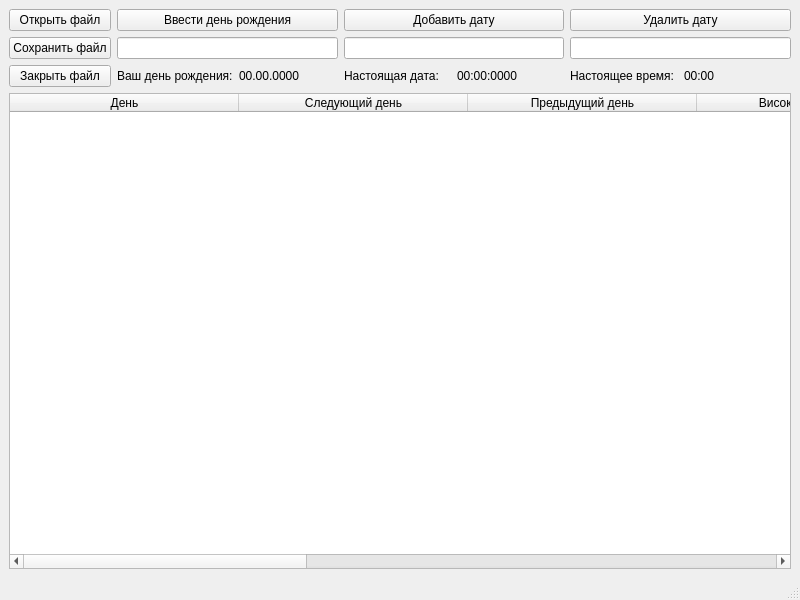
<?xml version="1.0" encoding="UTF-8"?>
<ui version="4.0">
 <class>MainWindow</class>
 <widget class="QMainWindow" name="MainWindow">
  <property name="geometry">
   <rect>
    <x>0</x>
    <y>0</y>
    <width>800</width>
    <height>600</height>
   </rect>
  </property>
  <property name="windowTitle">
   <string>MainWindow</string>
  </property>
  <widget class="QWidget" name="centralwidget">
   <layout class="QGridLayout" name="gridLayout">
    <item row="0" column="0">
     <layout class="QHBoxLayout" name="horizontalLayout">
      <item>
       <layout class="QVBoxLayout" name="verticalLayout_2">
        <item>
         <widget class="QPushButton" name="pushButton_2">
          <property name="text">
           <string>Открыть файл</string>
          </property>
         </widget>
        </item>
        <item>
         <widget class="QPushButton" name="pushButton_3">
          <property name="text">
           <string>Сохранить файл</string>
          </property>
         </widget>
        </item>
        <item>
         <widget class="QPushButton" name="pushButton_4">
          <property name="text">
           <string>Закрыть файл</string>
          </property>
         </widget>
        </item>
       </layout>
      </item>
      <item>
       <layout class="QVBoxLayout" name="verticalLayout">
        <item>
         <widget class="QPushButton" name="addBirthdayDay">
          <property name="text">
           <string>Ввести день рождения</string>
          </property>
         </widget>
        </item>
        <item>
         <widget class="QLineEdit" name="lineEdit"/>
        </item>
        <item>
         <layout class="QHBoxLayout" name="horizontalLayout_2">
          <item>
           <widget class="QLabel" name="label_2">
            <property name="text">
             <string>Ваш день рождения:</string>
            </property>
           </widget>
          </item>
          <item>
           <widget class="QLabel" name="label">
            <property name="text">
             <string>00.00.0000</string>
            </property>
           </widget>
          </item>
         </layout>
        </item>
       </layout>
      </item>
      <item>
       <layout class="QVBoxLayout" name="verticalLayout_3">
        <item>
         <widget class="QPushButton" name="ButtonAddDate">
          <property name="text">
           <string>Добавить дату</string>
          </property>
         </widget>
        </item>
        <item>
         <widget class="QLineEdit" name="lineEdit_2"/>
        </item>
        <item>
         <layout class="QHBoxLayout" name="horizontalLayout_3">
          <item>
           <widget class="QLabel" name="label_3">
            <property name="text">
             <string>Настоящая дата:</string>
            </property>
           </widget>
          </item>
          <item>
           <widget class="QLabel" name="label_4">
            <property name="text">
             <string>00:00:0000</string>
            </property>
           </widget>
          </item>
         </layout>
        </item>
       </layout>
      </item>
      <item>
       <layout class="QVBoxLayout" name="verticalLayout_4">
        <item>
         <widget class="QPushButton" name="pushButton_6">
          <property name="text">
           <string>Удалить дату</string>
          </property>
         </widget>
        </item>
        <item>
         <widget class="QLineEdit" name="lineEdit_3"/>
        </item>
        <item>
         <layout class="QHBoxLayout" name="horizontalLayout_4">
          <item>
           <widget class="QLabel" name="label_6">
            <property name="text">
             <string>Настоящее время:</string>
            </property>
           </widget>
          </item>
          <item>
           <widget class="QLabel" name="label_5">
            <property name="text">
             <string>00:00</string>
            </property>
           </widget>
          </item>
         </layout>
        </item>
       </layout>
      </item>
     </layout>
    </item>
    <item row="1" column="0">
     <widget class="QTableWidget" name="tableWidget">
      <attribute name="horizontalHeaderDefaultSectionSize">
       <number>229</number>
      </attribute>
      <attribute name="horizontalHeaderHighlightSections">
       <bool>false</bool>
      </attribute>
      <column>
       <property name="text">
        <string>День</string>
       </property>
      </column>
      <column>
       <property name="text">
        <string>Следующий день</string>
       </property>
      </column>
      <column>
       <property name="text">
        <string>Предыдущий день</string>
       </property>
      </column>
      <column>
       <property name="text">
        <string>Високосный ли год</string>
       </property>
      </column>
      <column>
       <property name="text">
        <string>День недели</string>
       </property>
      </column>
      <column>
       <property name="text">
        <string>Номер недели</string>
       </property>
      </column>
      <column>
       <property name="text">
        <string>Дней до дня рождения</string>
       </property>
      </column>
      <column>
       <property name="text">
        <string>Дней от сегодняшнего дня</string>
       </property>
      </column>
     </widget>
    </item>
   </layout>
  </widget>
  <widget class="QMenuBar" name="menubar">
   <property name="geometry">
    <rect>
     <x>0</x>
     <y>0</y>
     <width>800</width>
     <height>22</height>
    </rect>
   </property>
  </widget>
  <widget class="QStatusBar" name="statusbar"/>
 </widget>
 <resources/>
 <connections/>
</ui>
